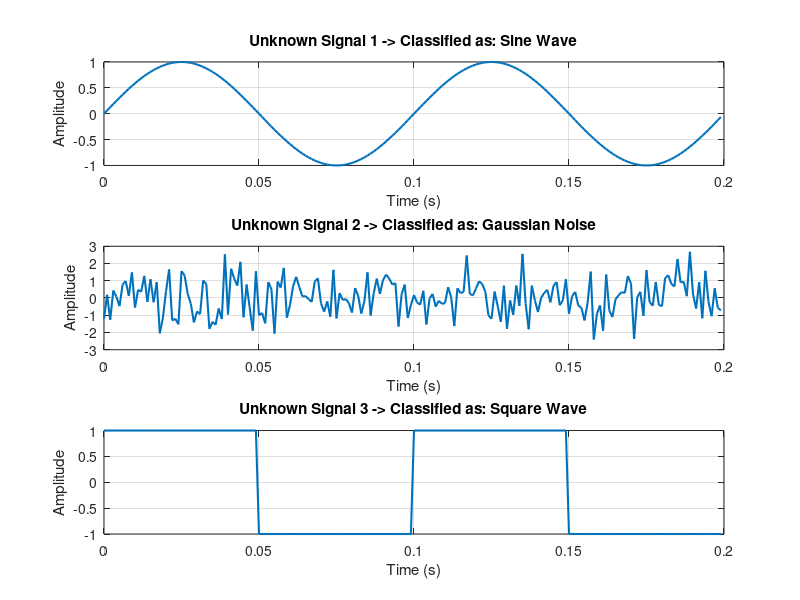

Write MATLAB code to recreate this figure.
% --- Problem 24: Signal Classification (Basic Intro) ---
fs = 1000;              % Sampling frequency
t = 0:1/fs:1;           % 1 second duration

% 1. Generate Three Unknown Signals
sig1 = sin(2*pi*10*t);            % A smooth 10 Hz sine wave
sig2 = randn(size(t));            % Random white noise
sig3 = square(2*pi*10*t);         % A 10 Hz square wave

% Put them in a cell array for easy looping
signals = {sig1, sig2, sig3};
figure('Name', 'Problem 24: Signal Classification');

% 2. Feature Extraction and Classification
for i = 1:3
    x = signals{i};
    
    % --- Extract Features ---
    mu = mean(x);                        % Feature 1: Mean
    v = var(x);                          % Feature 2: Variance (Power)
    % Feature 3: Zero-Crossing Rate (How often it crosses the x-axis)
    zcr = sum(abs(diff(x > 0))) / length(x);
    
    % --- Simple Classification Logic ---
    if zcr > 0.2
        % Noise crosses the zero line constantly
        prediction = 'Gaussian Noise';
    elseif v > 0.8
        % Square waves spend all their time at extremes (+1 or -1), so variance is high (~1.0)
        prediction = 'Square Wave';
    else
        % Sine waves have smooth transitions, variance is around 0.5
        prediction = 'Sine Wave';
    end
    
    % --- Plotting ---
    subplot(3, 1, i);
    plot(t(1:200), x(1:200), 'LineWidth', 1.5); % Plot a small chunk for visibility
    title(['Unknown Signal ', num2str(i), ' -> Classified as: ', prediction]);
    xlabel('Time (s)'); ylabel('Amplitude');
    grid on;
    
    % Print details to command window
    fprintf('Signal %d Features -> Mean: %.2f, Var: %.2f, ZCR: %.3f | Result: %s\n', ...
        i, mu, v, zcr, prediction);
end
